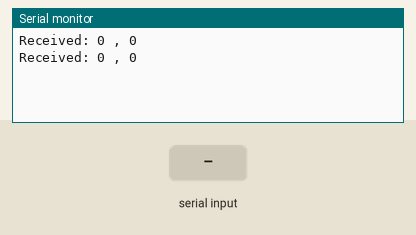
Bench run of a sketch on a simulated Arduino Uno, built with avr-gcc and run on an emulated ATmega328P. On the bench: the last lines printed to the serial monitor. Inputs (shaded band) come from the test bench.

Above: at 1.2 s.
1.3 s: "90,45\n" received over Serial
At 2.6 s:
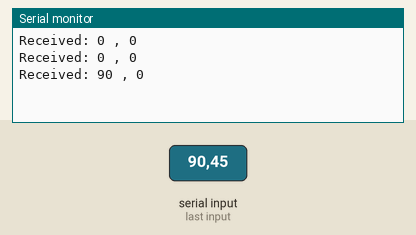
2.8 s: "30,150\n" received over Serial
At 3.7 s:
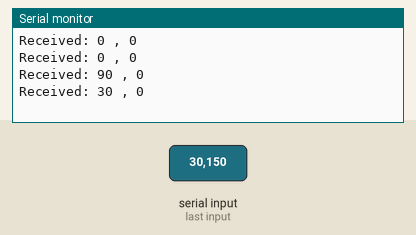
Timing chart, 0 to 5.8 s (numbered marks = the images above; inputs shaded):
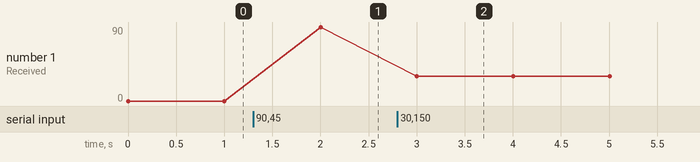

The sketch:

main.ino
```cpp
#include "cvzone.h"

SerialData myData(2, 2);   // هنستقبل 2 values

int sendVals[2] = {10, 20};
int receiveVals[2];

void setup() {
  myData.begin(9600);
}

void loop() {

  // إرسال بيانات
  myData.Send(sendVals);

  // استقبال بيانات
  myData.Get(receiveVals);

  // عرض البيانات على Serial Monitor
  Serial.print("Received: ");
  Serial.print(receiveVals[0]);
  Serial.print(" , ");
  Serial.println(receiveVals[1]);

  delay(1000);
}
```

cvzone.cpp
```cpp
#include "cvzone.h"

SerialData::SerialData(int numOfValsRec, int digitsPerValRec)
{
  _numOfValsRec = numOfValsRec;
  _digitsPerValRec = digitsPerValRec;
}

void SerialData::begin(int baudRate)
{
  Serial.begin(baudRate);
}

void SerialData::Send(int sendVals[])
{
  _sendString = "";
  for (int i = 0; i < _numOfValsSend; i++)
  {
    _sendString += String(sendVals[i]);
  }
  Serial.println(_sendString);
}

void SerialData::Get(int* valsRec)
{
  if (Serial.available())
  {
    _receivedString = Serial.readStringUntil('\n');

    for (int i = 0; i < _numOfValsRec; i++)
    {
      int indexStart = i * _digitsPerValRec;
      String val = _receivedString.substring(indexStart, indexStart + _digitsPerValRec);
      valsRec[i] = val.toInt();
    }
  }
}
```

cvzone.h
```cpp
#ifndef CVZONE_H
#define CVZONE_H

#include <Arduino.h>

class SerialData
{
  private:
    int _numOfValsSend;
    String _sendString;
    String _receivedString;
    int _numOfValsRec;
    int _digitsPerValRec;

  public:
    SerialData(int numOfValsRec = 1, int digitsPerValRec = 1);
    void begin(int baudRate = 9600);
    void Send(int sendVals[]);
    void Get(int* valsRec);
};

#endif
```

Measured:
- after the input at 1.3 s, the serial monitor: prints a new line after 0.70 s (image 1)
- after the input at 2.8 s, the serial monitor: prints a new line after 0.20 s (image 2)
- plotted number 1: 0 → 90 after the input at 1.3 s, 90 → 30 after the input at 2.8 s
